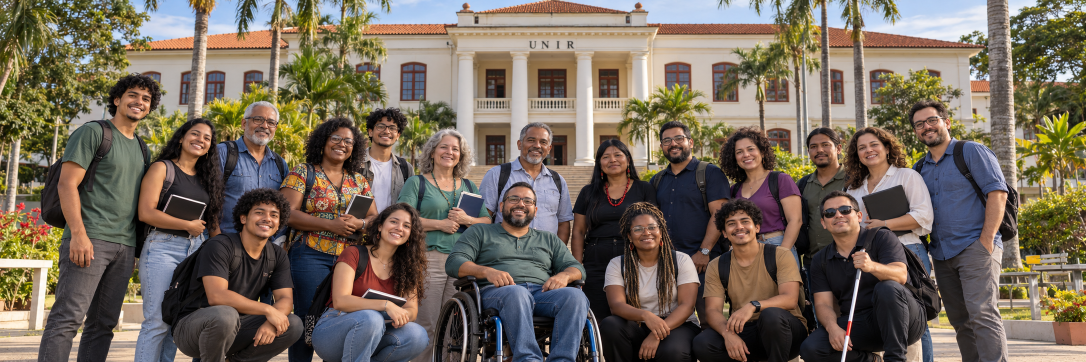
#> input picture site/assets/capa_peticao.png, 2172 x 724 px (shown at 1/2 size); its folder holds 4 pictures in this run
$ python prepare-covers.py
#> lines starting #> are read from the running program, lines starting #| are printed output that depends on the picture
#!/usr/bin/env python3
"""Gera as opções de capa para a ADUNIR escolher: converte todas as PNG/JPEG/WebP de /mnt/dev/peticao/ (raiz) e a capa atual
para WebP em 3 larguras (640/1080/1600) em public/capa/opcoes/ e escreve o manifesto src/content/capas.ts.
Uso: python3 scripts/prepare-covers.py   (requer Pillow)"""
import hashlib, json
from pathlib import Path
from PIL import Image

root = Path(__file__).resolve().parent.parent
src_dir = root.parent
out = root / "public" / "capa" / "opcoes"; out.mkdir(parents=True, exist_ok=True)
for old in out.glob("*.webp"): old.unlink()

files = sorted(p for p in src_dir.iterdir() if p.is_file() and p.suffix.lower() in (".png", ".jpg", ".jpeg", ".webp"))
files.append(root / "assets" / "capa_peticao.png")
seen, items = set(), []
for p in files:
    h = hashlib.sha256(p.read_bytes()).hexdigest()
    if h in seen: continue
    seen.add(h)
    items.append((p, h))
manifest = []
for n, (p, h) in enumerate(items, 1):
    im = Image.open(p).convert("RGB"); W, H = im.size
#> further down, im is the input picture: PIL image 2172x724 RGB; mean R, G, B 116, 104.1, 91
#> after `W, H = im.size`: W = 2172; H = 724
    for w in (640, 1080, 1600):
        r = im if w >= W else im.resize((w, round(H * w / W)), Image.LANCZOS)
        r.save(out / f"opcao-{n}-{w}.webp", "WEBP", quality=82, method=6)
#> this loop made 3 passes
#> pass 1, `r = im if w >= W else im.resize((w, round(H * w / W)), Image.LANCZOS)`:
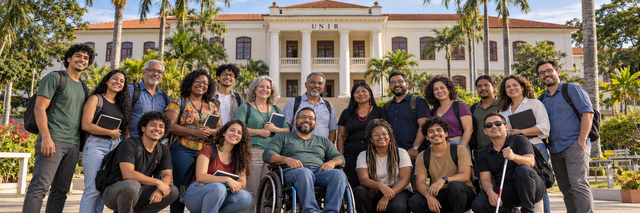
#> r: PIL image 640x213 RGB; mean R, G, B 116.1, 104.1, 91
#> pass 2, `r = im if w >= W else im.resize((w, round(H * w / W)), Image.LANCZOS)`:
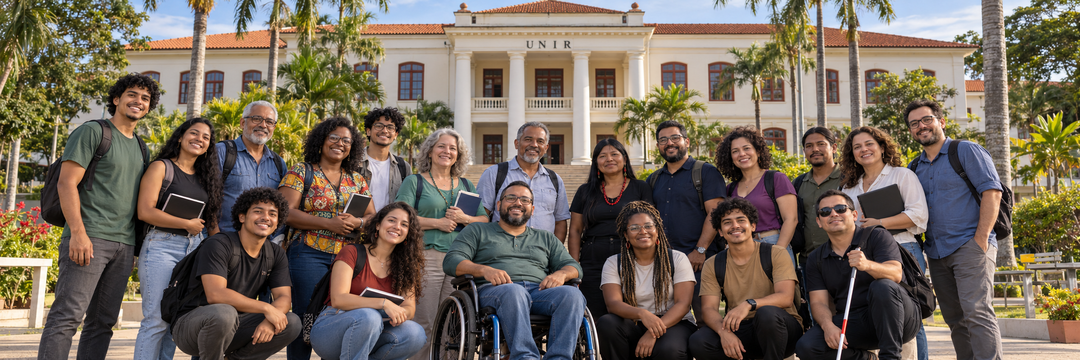
#> r: PIL image 1080x360 RGB; mean R, G, B 116, 104.1, 91
#> pass 3, `r = im if w >= W else im.resize((w, round(H * w / W)), Image.LANCZOS)`:
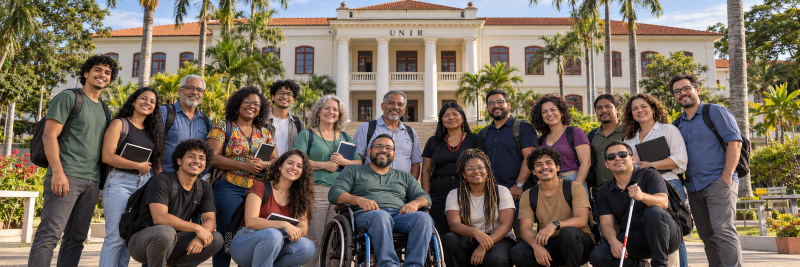
#> r: PIL image 1600x533 RGB (shown at 1/2 size); mean R, G, B 116, 104.1, 91
    manifest.append({"n": n, "w": W, "h": H, "src": p.name, "atual": p.name == "capa_peticao.png"})
    print(n, p.name, f"{W}x{H}")
#| 1 capa_peticao.png 2172x724
(root / "src" / "content" / "capas.ts").write_text(
    "// Gerado por scripts/prepare-covers.py. Opções de capa para a ADUNIR escolher (WebP 640/1080/1600).\n"
    "export type Capa = { n: number; w: number; h: number; src: string; atual: boolean };\n"
    f"export const CAPAS: Capa[] = {json.dumps(manifest, ensure_ascii=False)};\n", encoding="utf-8")
